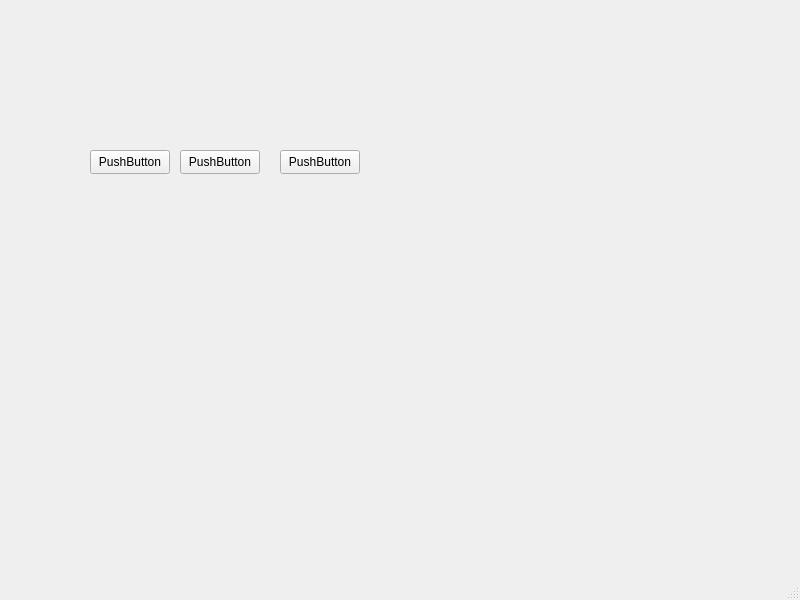
<?xml version="1.0" encoding="UTF-8"?>
<ui version="4.0">
 <class>MainWindow</class>
 <widget class="QMainWindow" name="MainWindow">
  <property name="geometry">
   <rect>
    <x>0</x>
    <y>0</y>
    <width>800</width>
    <height>600</height>
   </rect>
  </property>
  <property name="windowTitle">
   <string>MainWindow</string>
  </property>
  <widget class="QWidget" name="centralwidget">
   <widget class="QPushButton" name="pushButton">
    <property name="geometry">
     <rect>
      <x>90</x>
      <y>150</y>
      <width>80</width>
      <height>24</height>
     </rect>
    </property>
    <property name="text">
     <string>PushButton</string>
    </property>
   </widget>
   <widget class="QPushButton" name="pushButton_2">
    <property name="geometry">
     <rect>
      <x>180</x>
      <y>150</y>
      <width>80</width>
      <height>24</height>
     </rect>
    </property>
    <property name="text">
     <string>PushButton</string>
    </property>
   </widget>
   <widget class="QPushButton" name="pushButton_3">
    <property name="geometry">
     <rect>
      <x>280</x>
      <y>150</y>
      <width>80</width>
      <height>24</height>
     </rect>
    </property>
    <property name="text">
     <string>PushButton</string>
    </property>
   </widget>
  </widget>
  <widget class="QMenuBar" name="menubar">
   <property name="geometry">
    <rect>
     <x>0</x>
     <y>0</y>
     <width>800</width>
     <height>21</height>
    </rect>
   </property>
  </widget>
  <widget class="QStatusBar" name="statusbar"/>
 </widget>
 <resources/>
 <connections/>
</ui>
